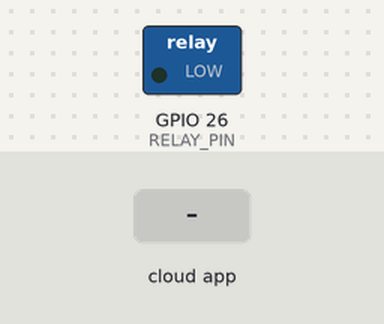
Bench run of a sketch on a simulated ESP32. On the bench: switched loads named in the sketch (green lamp = pin HIGH). The test bench sets the inputs (shaded band). What the sketch prints to the serial monitor is not drawn.

Above: at 2.7 s.
2.8 s: the phone or cloud app sets esp to ON
At 3.3 s:
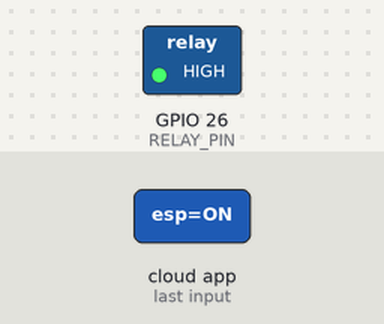
4.3 s: the phone or cloud app sets esp to OFF
At 4.6 s:
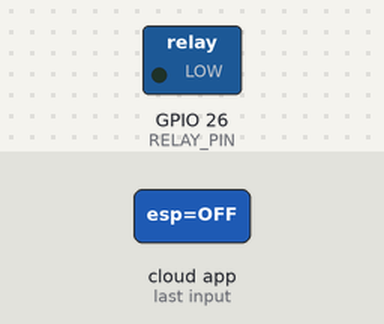
Timing chart, 0 to 7.3 s (numbered marks = the images above; inputs shaded):
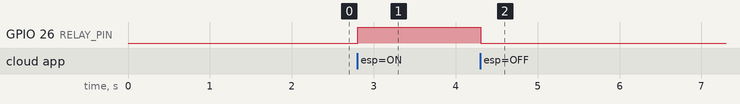

The sketch:

Task_02_Adafruit_MQTT_Relay.ino
```cpp
// Task 02 — Adafruit IO (MQTT) relay control
// Subscribes to the "esp" feed; "ON" / "OFF" published from anywhere drives the relay.
//
// Libraries: "Adafruit IO Arduino" (+ its dependencies: Adafruit MQTT, ArduinoHttpClient).
// Keep real credentials out of git — copy the file locally and fill them in there.

#include <AdafruitIO_WiFi.h>

#define WIFI_SSID   "YOUR_WIFI_SSID"
#define WIFI_PASS   "YOUR_WIFI_PASSWORD"
#define IO_USERNAME "YOUR_ADAFRUIT_IO_USERNAME"
#define IO_KEY      "YOUR_ADAFRUIT_IO_KEY"

AdafruitIO_WiFi io(IO_USERNAME, IO_KEY, WIFI_SSID, WIFI_PASS);
AdafruitIO_Feed *relayFeed = io.feed("esp");

#define RELAY_PIN 26

// Called whenever anything publishes to the feed, from anywhere.
void handleMessage(AdafruitIO_Data *data) {
  String command = data->toString();
  command.trim();
  command.toUpperCase();

  if (command == "ON")       digitalWrite(RELAY_PIN, HIGH);
  else if (command == "OFF") digitalWrite(RELAY_PIN, LOW);

  Serial.println("BULB -> " + command);
}

void setup() {
  Serial.begin(115200);
  pinMode(RELAY_PIN, OUTPUT);
  digitalWrite(RELAY_PIN, LOW);

  relayFeed->onMessage(handleMessage);
  io.connect();
  while (io.status() < AIO_CONNECTED) { delay(500); Serial.print("."); }
  Serial.println(io.statusText());

  relayFeed->get();   // pull the current state on reconnect
}

void loop() {
  io.run();           // keeps the MQTT connection alive
}
```

Measured:
- after the input at 2.8 s, GPIO 26 (RELAY_PIN): LOW → HIGH at once
- after the input at 4.3 s, GPIO 26 (RELAY_PIN): HIGH → LOW at once
